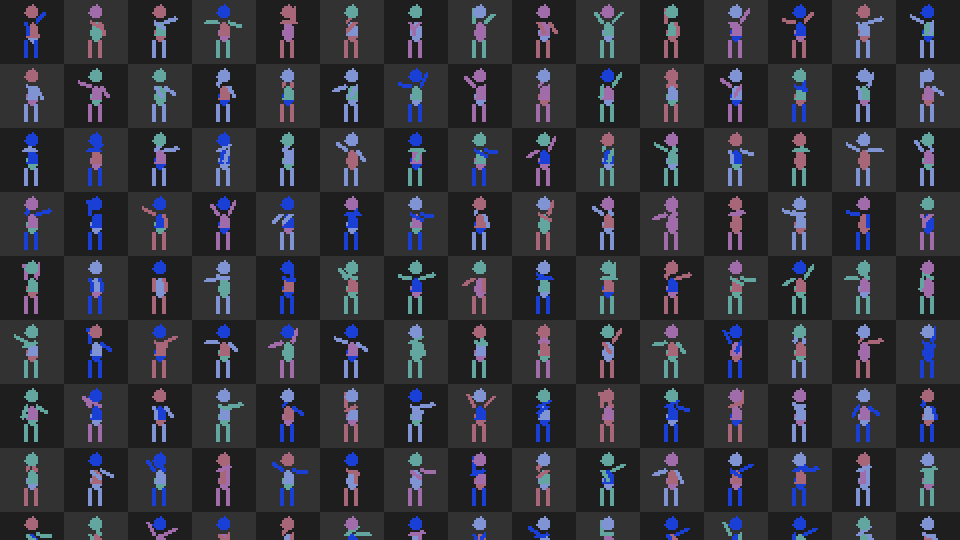
Frame 1 (no input)
Frame 60 (the mouse pressed at the canvas centre just before this capture): identical to frame 1, image omitted
Frame 120 (the mouse held since frame 60 and released just before this capture): identical to frame 1, image omitted

The Processing sketch that drew this single still picture (run headless with seeded random() and noise(); from frame 60 on, the mouse is pressed at the canvas centre):

// Processing sketch: person001
// ── person001.pde
void setup() {
  size(960, 540);
  noSmooth();
  generate();
}

void draw() {
}

void keyPressed() { 
  generate();
}

void generate() {

  int tileSize = 32;  
  noStroke();
  for (int j = 0; j <= height/2/tileSize; j++) {
    for (int i = 0; i < width/2/tileSize; i++) {
      int x = i*tileSize;
      int y = j*tileSize;
      fill(30+((i+j)%2)*20);
      rect(x, y, tileSize, tileSize);

      human(x+tileSize*0.5, y+tileSize*0.5, tileSize*0.8);
    }
  }




  PImage copy = get(0, 0, width/2, height/2);
  image(copy, 0, 0, width, height);
}

void human(float x, float y, float s) {
  noStroke();
  fill(rcol());
  ellipse(x, y, s*0.22, s*0.4);

  fill(rcol());
  arc(x, y+s*0.1, s*0.24, s*0.62, PI, TAU);

  strokeWeight(2);
  stroke(rcol());
  float cx, cy, a, d;
  cx = x-s*0.1;
  cy = y-s*0.2;
  a = random(TAU);
  d = s*0.25;
  line(cx, cy, cx+cos(a)*d, cy+sin(a)*d);

  cx = x+s*0.1;
  cy = y-s*0.2;
  a = random(TAU);
  d = s*0.25;
  line(cx, cy, cx+cos(a)*d, cy+sin(a)*d);


  cx = x-s*0.1;
  cy = y+s*0.18;
  a = HALF_PI;
  d = s*0.3;
  line(cx, cy, cx+cos(a)*d, cy+sin(a)*d);
  cx = x+s*0.1;
  cy = y+s*0.18;
  a = HALF_PI;
  d = s*0.3;
  line(cx, cy, cx+cos(a)*d, cy+sin(a)*d);

  noStroke();

  //head
  fill(rcol());
  ellipse(x, y-s*0.4, s*0.28, s*0.28);
}



int colors[] = {#A06CA9, #A86679, #63A6A0, #8093D3, #193FD4};
int rcol() {
  return colors[int(random(colors.length))];
}

int getColor() {
  return getColor(random(colors.length));
}

int getColor(float v) {
  v = abs(v); 
  v = v%(colors.length); 
  int c1 = colors[int(v%colors.length)]; 
  int c2 = colors[int((v+1)%colors.length)]; 
  return lerpColor(c1, c2, pow(v%1, 0.6));
} 
